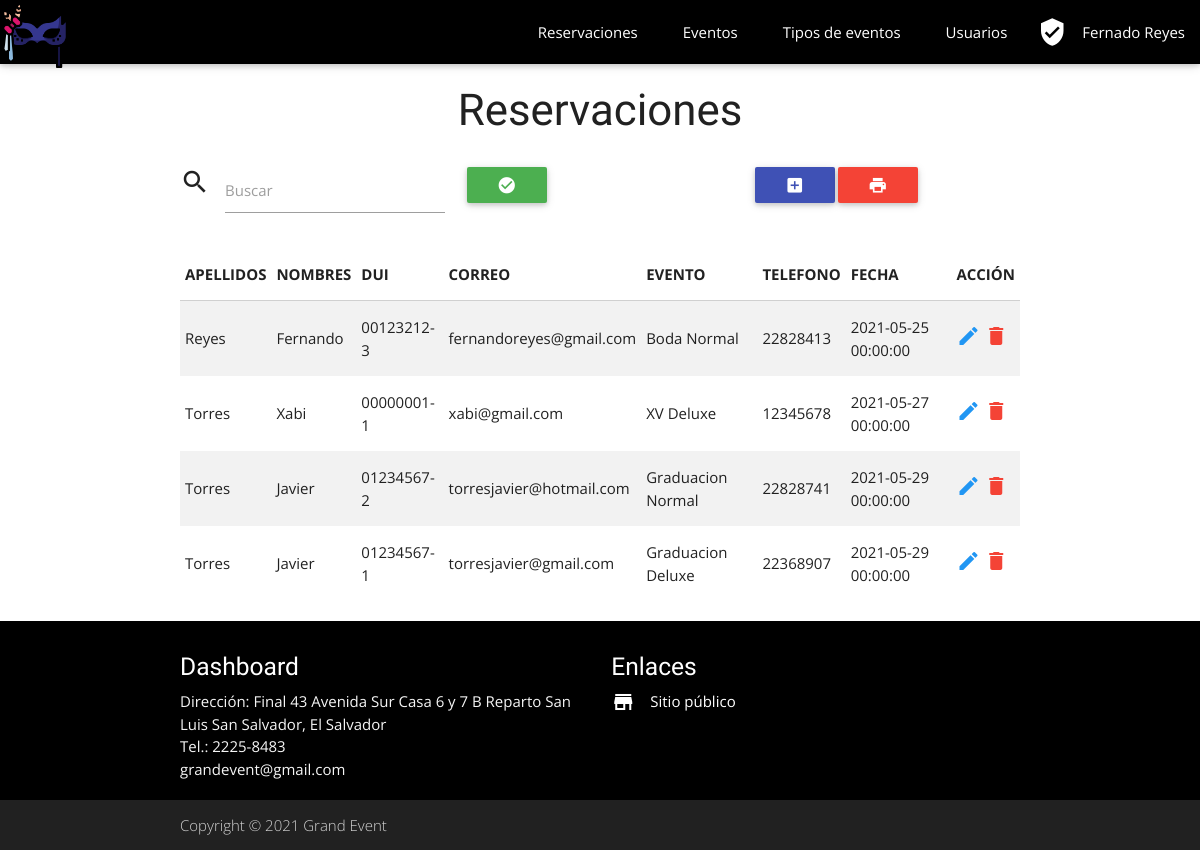
/dashboard/reservation/index.php (signed in), run on the app's committed database.
### tables this page shows
CREATE TABLE `re` (
  `id` bigint(20) UNSIGNED NOT NULL,
  `nombre` varchar(100) NOT NULL,
  `apellido` varchar(100) NOT NULL,
  `dui` varchar(10) NOT NULL,
  `correo` varchar(100) NOT NULL,
  `evento` varchar(100) NOT NULL,
  `telefono` varchar(8) NOT NULL,
  `fecha` datetime NOT NULL,
  `created_at` timestamp NULL DEFAULT NULL,
  `updated_at` timestamp NULL DEFAULT NULL
);

### lib/database.php (called while the page is built, shortened)
<?php
class Database
{
    private static $connection;
    private static function connect()
    {
        $server = "localhost";
        $database = "grandevent";
        $username = "root";
        $password = "";
        $options = array(PDO::MYSQL_ATTR_INIT_COMMAND => "set names utf8");
        self::$connection = null;
        try
        {
            self::$connection = new PDO("mysql:host=".$server."; dbname=".$database, $username, $password, $options);
            self::$connection->setAttribute(PDO::ATTR_ERRMODE, PDO::ERRMODE_EXCEPTION);
        }
        catch(PDOException $exception)
        {
            die($exception->getMessage());
        }
    }
    private static function desconnect()
    {
        self::$connection = null;
    }
    public static function getRows($query, $values)
    {
        $statement = self::$connection->prepare($query);
        $statement->execute($values);
        return $statement->fetchAll(PDO::FETCH_BOTH);
    }
}
?>

### dashboard/reservation/index.php (the view)
<?php
require("../lib/page.php");
Page::header("Reservaciones");
if(!empty($_POST))
{
	$search = trim($_POST['buscar']);
	$sql = "SELECT * FROM re WHERE apellido LIKE ? OR nombre LIKE ? ORDER BY apellido";
	$params = array("%$search%", "%$search%");
}
else
{
	$sql = "SELECT * FROM re ORDER BY apellido";
	$params = null;
}
$data = Database::getRows($sql, $params);
if($data != null)
{
?>
<form method='post'>
	<div class='row'>
		<div class='input-field col s6 m4'>
			<i class='material-icons prefix'>search</i>
			<input id='buscar' type='text' name='buscar'/>
			<label for='buscar'>Buscar</label>
		</div>
		<div class='input-field col s6 m4'>
			<button type='submit' class='btn waves-effect green'><i class='material-icons'>check_circle</i></button>
		</div>
		<div class='input-field col s12 m4'>
			<a href='save.php' class='btn waves-effect btn-small indigo'><i class='material-icons'>add_box</i></a>
			<a href='reportesRe.php' class='btn waves-effect btn-small red'><i class='material-icons'>print</i></a>
		</div>
	</div>
</form>
<table class='striped'>
	<thead>
		<tr>
			<th>APELLIDOS</th>
			<th>NOMBRES</th>
			<th>DUI</th>
			<th>CORREO</th>
			<th>EVENTO</th>
			<th>TELEFONO</th>
			<th>FECHA</th>
			<th>ACCIÓN</th>
		</tr>
	</thead>
	<tbody>
<?php
	foreach($data as $row)
	{
		print("
			<tr>
				<td>".$row['apellido']."</td>
				<td>".$row['nombre']."</td>
				<td>".$row['dui']."</td>
				<td>".$row['correo']."</td>
				<td>".$row['evento']."</td>
				<td>".$row['telefono']."</td>
				<td>".$row['fecha']."</td>
				<td>
					<a href='save.php?id=".$row['id']."' class='blue-text'><i class='material-icons'>edit</i></a>
					<a href='delete.php?id=".$row['id']."' class='red-text'><i class='material-icons'>delete</i></a>
				</td>
			</tr>
		");
	}
	print("
		</tbody>
	</table>
	");
}
else
{
	Page::showMessage(4, "No hay registros disponibles", "save.php");
}
Page::footer();
?>

### dashboard/lib/page.php (shortened to what this page needs)
<?php
require("../../lib/database.php");
class Page
{
	public static function header($title)
	{
		print("
			<!DOCTYPE html>
			<html lang='es'>
			<head>
				<meta charset='utf-8'>
				<title>Dashboard - $title</title>
				<link type='text/css' rel='stylesheet' href='../../css/materialize.min.css'/>
				<link type='text/css' rel='stylesheet' href='../../css/sweetalert2.min.css'/>
				<link type='text/css' rel='stylesheet' href='../../css/icons.css'/>
				<link type='text/css' rel='stylesheet' href='../css/dashboard.css'/>
				<script type='text/javascript' src='../../js/sweetalert2.min.js'></script>
				<meta name='viewport' content='width=device-width, initial-scale=1.0'/>
			</head>
			<body>
		");
		if(isset($_SESSION['nombre_usuario']))
		{
			print("
				<header class='navbar-fixed'>
					<nav class='black'>
						<div class='nav-wrapper'>
							<a href='../main/' class='brand-logo'><img class='logo' height='70' width='70'  src='../../public/img/grandevent.png'></a>
							<a href='#' data-activates='mobile' class='button-collapse'><i class='material-icons'>menu</i></a>
							<ul class='right hide-on-med-and-down'>
								<li><a href='../reservation/'><i class='material-icons left'></i>Reservaciones</a></li>
								<li><a href='../event/'><i class='material-icons left'></i>Eventos</a></li>
								<li><a href='../type/'><i class='material-icons left'></i>Tipos de eventos</a></li>
								<li><a href='../users/'><i class='material-icons left'></i>Usuarios</a></li>
								<li><a class='dropdown-button' href='#' data-activates='dropdown'><i class='material-icons left'>verified_user</i>".$_SESSION['nombre_usuario']."</a></li>
							</ul>
							<ul id='dropdown' class='dropdown-content'>
								<li><a href='../main/profile.php'><i class='material-icons left'>edit</i>Editar perfil</a></li>
								<li><a href='../main/logout.php'><i class='material-icons left'>clear</i>Salir</a></li>
							</ul>
						</div>
					</nav>
				</header>
				<ul class='side-nav' id='mobile'>
					<li><a href='../reservation/'><i class='material-icons left'></i>Reservaciones</a></li>
					<li><a href='../event/'><i class='material-icons left'></i>Eventos</a></li>
					<li><a href='../type/'><i class='material-icons left'></i>Tipos de eventos</a></li>
					<li><a href='../users/'><i class='material-icons'></i>Usuarios</a></li>
					<li><a class='dropdown-button' href='#' data-activates='dropdown-mobile'><i class='material-icons'>verified_user</i>".$_SESSION['nombre_usuario']."</a></li>
				</ul>
				<ul id='dropdown-mobile' class='dropdown-content'>
					<li><a href='../main/profile.php'>Editar perfil</a></li>
					<li><a href='../main/logout.php'>Salir</a></li>
				</ul>
				<main class='container'>
					<h3 class='center-align'>".$title."</h3>
			");
		}
	}
	public static function footer()
	{
		print("
			</main>
			<footer class='page-footer black'>
				<div class='container'>
					<div class='row'>
						<div class='col s12 m6'>
							<h5 class='white-text'>Dashboard</h5>
							<p class='grey-text text-lighten-4'>Dirección: Final 43 Avenida Sur Casa 6 y 7 B Reparto San Luis San Salvador, El Salvador </P>
							<p class='grey-text text-lighten-4'>Tel.: 2225-8483 </p>
							<p class='grey-text text-lighten-4'>grandevent@gmail.com</p>
						</div>
						<div class='col s12 m6'>
							<h5 class='white-text'>Enlaces</h5>
							<a class='white-text' href='../../public/' target='_blank'><i class='material-icons left'>store</i>Sitio público</a>
						</div>
					</div>
				</div>
				<div class='footer-copyright grey darken-4'>
					<div class='container'>
						Copyright © 2021 Grand Event
					</div>
				</div>
			</footer>
			<script type='text/javascript' src='../../js/jquery-2.1.1.min.js'></script>
			<script type='text/javascript' src='../../js/materialize.min.js'></script>
			<script type='text/javascript' src='../js/dashboard.js'></script>
			</body>
			</html>
		");
	}
}
?>

### dashboard/css/dashboard.css (style rules this page uses)
* { margin: 0; padding: 0; font-family: 'Open Sans', sans-serif; }
body { display: flex; min-height: 100vh; flex-direction: column; }
main { flex: 1 0 auto; }
#h1, h2, h3, h4, h5 { font-family: 'Julius Sans One', sans-serif; }

### data on the page
re: apellido "Reyes", nombre "Fernando", dui "00123212-3", correo "fernandoreyes@gmail.com", evento "Boda Normal", telefono "22828413", fecha "2021-05-25 00:00:00"
re: apellido "Torres", nombre "Xabi", dui "00000001-1", correo "xabi@gmail.com", evento "XV Deluxe", telefono "12345678", fecha "2021-05-27 00:00:00"
re: apellido "Torres", nombre "Javier", dui "01234567-2", correo "torresjavier@hotmail.com", evento "Graduacion Normal", telefono "22828741", fecha "2021-05-29 00:00:00"
re: apellido "Torres", nombre "Javier", dui "01234567-1", correo "torresjavier@gmail.com", evento "Graduacion Deluxe", telefono "22368907", fecha "2021-05-29 00:00:00"

### other printed values
$_SESSION['nombre_usuario'] "Fernado Reyes"
$title "Reservaciones"
